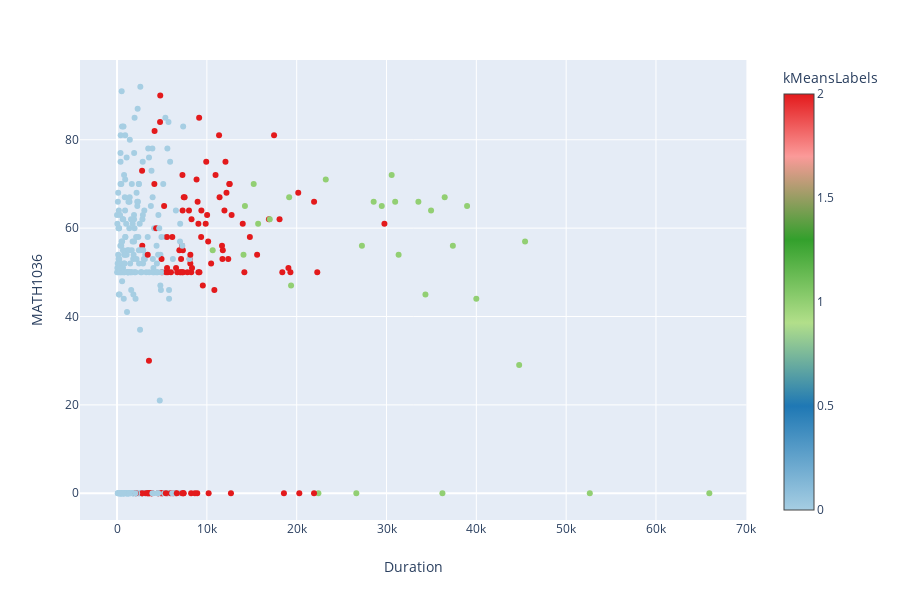

Notebook code cell kept with this figure:
### Code cell
import plotly.express as px
colorscale=[[0, "rgb(166,206,227)"],
            [0.25, "rgb(31,120,180)"],
            [0.45, "rgb(178,223,138)"],
            [0.65, "rgb(51,160,44)"],
            [0.85, "rgb(251,154,153)"],
            [1, "rgb(227,26,28)"]]
px.scatter(data_frame=df_comb, x = 'Duration', y = 'MATH1036', color='kMeansLabels', color_continuous_scale=colorscale)

### Figure 1 — Plotly figure (JSON) as saved in the notebook; plotly's stock layout.template omitted (floating-point values rounded to 4 significant figures; data arrays with more than 128 entries replaced by an {"elided": "..."} marker saying what was removed)
{"data": [{"hoverlabel": {"namelength": 0}, "hovertemplate": "Duration=%{x}<br>MATH1036=%{y}<br>kMeansLabels=%{marker.color}", "legendgroup": "", "marker": {"color": {"elided": "400 int values"}, "coloraxis": "coloraxis", "symbol": "circle"}, "mode": "markers", "name": "", "showlegend": false, "type": "scatter", "x": {"elided": "400 float values"}, "xaxis": "x", "y": {"elided": "400 int values"}, "yaxis": "y"}], "layout": {"coloraxis": {"colorbar": {"title": {"text": "kMeansLabels"}}, "colorscale": [[0, "rgb(166,206,227)"], [0.25, "rgb(31,120,180)"], [0.45, "rgb(178,223,138)"], [0.65, "rgb(51,160,44)"], [0.85, "rgb(251,154,153)"], [1, "rgb(227,26,28)"]]}, "height": 600, "legend": {"tracegroupgap": 0}, "margin": {"t": 60}, "xaxis": {"anchor": "y", "domain": [0, 0.98], "title": {"text": "Duration"}}, "yaxis": {"anchor": "x", "domain": [0, 1], "title": {"text": "MATH1036"}}}}
